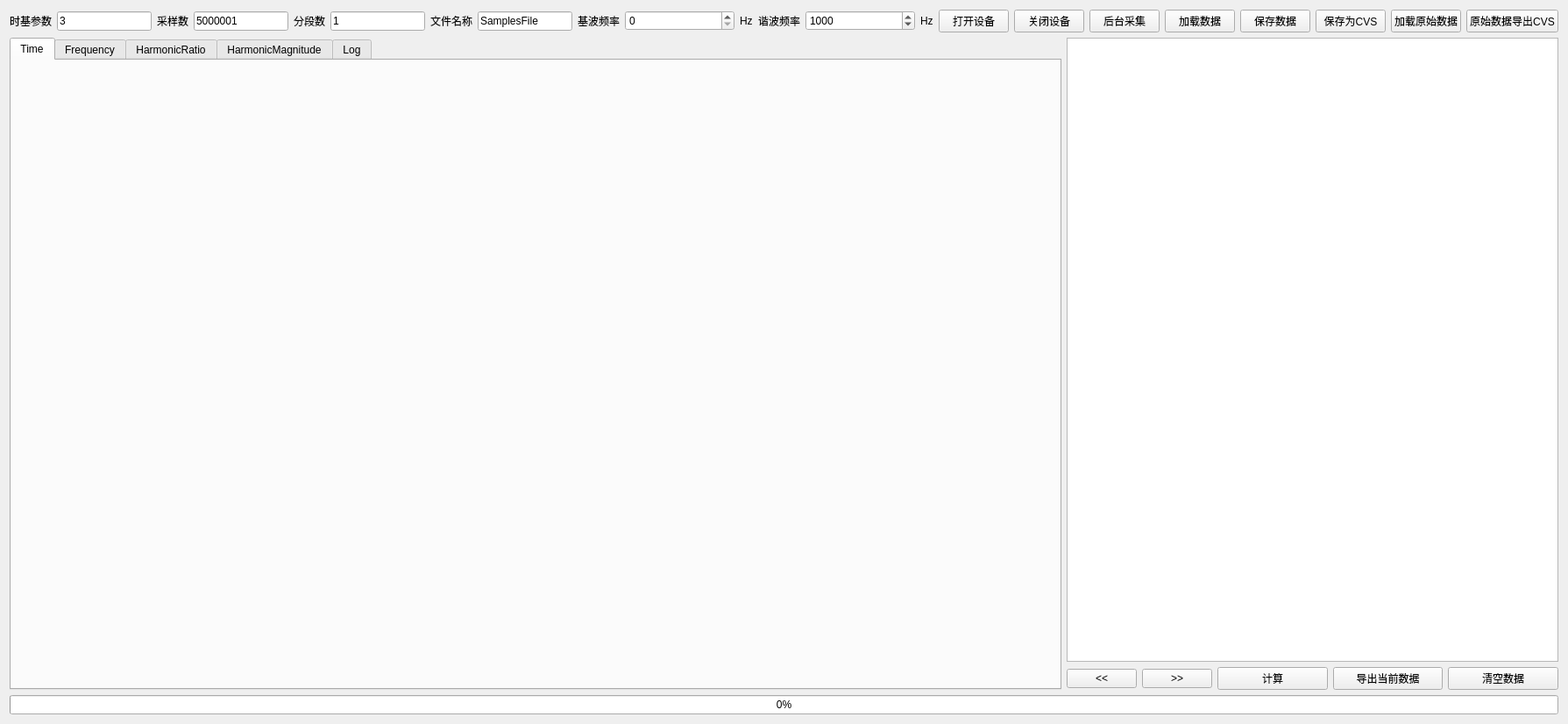
<?xml version="1.0" encoding="UTF-8"?>
<ui version="4.0">
 <class>harmonic</class>
 <widget class="QWidget" name="harmonic">
  <property name="geometry">
   <rect>
    <x>0</x>
    <y>0</y>
    <width>1789</width>
    <height>826</height>
   </rect>
  </property>
  <property name="windowTitle">
   <string>PDSoft_Thread</string>
  </property>
  <layout class="QVBoxLayout" name="verticalLayout_2">
   <item>
    <layout class="QHBoxLayout" name="horizontalLayout">
     <item>
      <widget class="QLabel" name="label">
       <property name="sizePolicy">
        <sizepolicy hsizetype="Fixed" vsizetype="Preferred">
         <horstretch>0</horstretch>
         <verstretch>0</verstretch>
        </sizepolicy>
       </property>
       <property name="text">
        <string>时基参数</string>
       </property>
      </widget>
     </item>
     <item>
      <widget class="QLineEdit" name="le_timebase">
       <property name="sizePolicy">
        <sizepolicy hsizetype="Fixed" vsizetype="Fixed">
         <horstretch>1</horstretch>
         <verstretch>0</verstretch>
        </sizepolicy>
       </property>
       <property name="text">
        <string>3</string>
       </property>
      </widget>
     </item>
     <item>
      <widget class="QLabel" name="label_2">
       <property name="sizePolicy">
        <sizepolicy hsizetype="Fixed" vsizetype="Preferred">
         <horstretch>0</horstretch>
         <verstretch>0</verstretch>
        </sizepolicy>
       </property>
       <property name="text">
        <string>采样数</string>
       </property>
      </widget>
     </item>
     <item>
      <widget class="QLineEdit" name="le_samplecount">
       <property name="sizePolicy">
        <sizepolicy hsizetype="Fixed" vsizetype="Fixed">
         <horstretch>4</horstretch>
         <verstretch>0</verstretch>
        </sizepolicy>
       </property>
       <property name="text">
        <string>5000001</string>
       </property>
      </widget>
     </item>
     <item>
      <widget class="QLabel" name="label_3">
       <property name="sizePolicy">
        <sizepolicy hsizetype="Fixed" vsizetype="Preferred">
         <horstretch>0</horstretch>
         <verstretch>0</verstretch>
        </sizepolicy>
       </property>
       <property name="text">
        <string>分段数</string>
       </property>
      </widget>
     </item>
     <item>
      <widget class="QLineEdit" name="le_segmentcount">
       <property name="sizePolicy">
        <sizepolicy hsizetype="Fixed" vsizetype="Fixed">
         <horstretch>1</horstretch>
         <verstretch>0</verstretch>
        </sizepolicy>
       </property>
       <property name="text">
        <string>1</string>
       </property>
      </widget>
     </item>
     <item>
      <widget class="QLabel" name="label_4">
       <property name="sizePolicy">
        <sizepolicy hsizetype="Fixed" vsizetype="Preferred">
         <horstretch>0</horstretch>
         <verstretch>0</verstretch>
        </sizepolicy>
       </property>
       <property name="text">
        <string>文件名称</string>
       </property>
      </widget>
     </item>
     <item>
      <widget class="QLineEdit" name="lineEdit">
       <property name="sizePolicy">
        <sizepolicy hsizetype="Fixed" vsizetype="Fixed">
         <horstretch>2</horstretch>
         <verstretch>0</verstretch>
        </sizepolicy>
       </property>
       <property name="text">
        <string>SamplesFile</string>
       </property>
      </widget>
     </item>
     <item>
      <widget class="QLabel" name="label_5">
       <property name="sizePolicy">
        <sizepolicy hsizetype="Fixed" vsizetype="Preferred">
         <horstretch>0</horstretch>
         <verstretch>0</verstretch>
        </sizepolicy>
       </property>
       <property name="text">
        <string>基波频率</string>
       </property>
      </widget>
     </item>
     <item>
      <widget class="QSpinBox" name="spinBox">
       <property name="sizePolicy">
        <sizepolicy hsizetype="Minimum" vsizetype="Fixed">
         <horstretch>1</horstretch>
         <verstretch>0</verstretch>
        </sizepolicy>
       </property>
       <property name="maximum">
        <number>1000000000</number>
       </property>
       <property name="value">
        <number>0</number>
       </property>
      </widget>
     </item>
     <item>
      <widget class="QLabel" name="label_6">
       <property name="sizePolicy">
        <sizepolicy hsizetype="Fixed" vsizetype="Preferred">
         <horstretch>0</horstretch>
         <verstretch>0</verstretch>
        </sizepolicy>
       </property>
       <property name="text">
        <string>Hz</string>
       </property>
      </widget>
     </item>
     <item>
      <widget class="QLabel" name="label_7">
       <property name="sizePolicy">
        <sizepolicy hsizetype="Fixed" vsizetype="Preferred">
         <horstretch>0</horstretch>
         <verstretch>0</verstretch>
        </sizepolicy>
       </property>
       <property name="text">
        <string>谐波频率</string>
       </property>
      </widget>
     </item>
     <item>
      <widget class="QSpinBox" name="spinBox_2">
       <property name="sizePolicy">
        <sizepolicy hsizetype="Minimum" vsizetype="Fixed">
         <horstretch>1</horstretch>
         <verstretch>0</verstretch>
        </sizepolicy>
       </property>
       <property name="maximum">
        <number>1000000000</number>
       </property>
       <property name="value">
        <number>1000</number>
       </property>
      </widget>
     </item>
     <item>
      <widget class="QLabel" name="label_8">
       <property name="sizePolicy">
        <sizepolicy hsizetype="Fixed" vsizetype="Preferred">
         <horstretch>0</horstretch>
         <verstretch>0</verstretch>
        </sizepolicy>
       </property>
       <property name="text">
        <string>Hz</string>
       </property>
      </widget>
     </item>
     <item>
      <widget class="QPushButton" name="pushButton_12">
       <property name="text">
        <string>打开设备</string>
       </property>
      </widget>
     </item>
     <item>
      <widget class="QPushButton" name="pushButton_13">
       <property name="text">
        <string>关闭设备</string>
       </property>
      </widget>
     </item>
     <item>
      <widget class="QPushButton" name="pushButton">
       <property name="sizePolicy">
        <sizepolicy hsizetype="Maximum" vsizetype="Fixed">
         <horstretch>4</horstretch>
         <verstretch>0</verstretch>
        </sizepolicy>
       </property>
       <property name="text">
        <string>后台采集</string>
       </property>
      </widget>
     </item>
     <item>
      <widget class="QPushButton" name="pushButton_7">
       <property name="text">
        <string>加载数据</string>
       </property>
      </widget>
     </item>
     <item>
      <widget class="QPushButton" name="pushButton_4">
       <property name="text">
        <string>保存数据</string>
       </property>
      </widget>
     </item>
     <item>
      <widget class="QPushButton" name="pushButton_11">
       <property name="text">
        <string>保存为CVS</string>
       </property>
      </widget>
     </item>
     <item>
      <widget class="QPushButton" name="pushButton_6">
       <property name="text">
        <string>加载原始数据</string>
       </property>
      </widget>
     </item>
     <item>
      <widget class="QPushButton" name="pushButton_10">
       <property name="text">
        <string>原始数据导出CVS</string>
       </property>
      </widget>
     </item>
    </layout>
   </item>
   <item>
    <layout class="QHBoxLayout" name="horizontalLayout_3">
     <item>
      <widget class="QTabWidget" name="tabWidget">
       <property name="sizePolicy">
        <sizepolicy hsizetype="Preferred" vsizetype="Preferred">
         <horstretch>0</horstretch>
         <verstretch>0</verstretch>
        </sizepolicy>
       </property>
       <property name="minimumSize">
        <size>
         <width>1200</width>
         <height>0</height>
        </size>
       </property>
       <property name="currentIndex">
        <number>0</number>
       </property>
       <widget class="QWidget" name="tab">
        <attribute name="title">
         <string>Time</string>
        </attribute>
        <layout class="QGridLayout" name="gridLayout_3">
         <item row="0" column="0">
          <widget class="PDChart" name="timeChart" native="true"/>
         </item>
        </layout>
       </widget>
       <widget class="QWidget" name="tab_2">
        <attribute name="title">
         <string>Frequency</string>
        </attribute>
        <layout class="QGridLayout" name="gridLayout_2">
         <item row="0" column="0">
          <widget class="PDChart" name="fChart" native="true"/>
         </item>
        </layout>
       </widget>
       <widget class="QWidget" name="tab_3">
        <attribute name="title">
         <string>HarmonicRatio</string>
        </attribute>
        <layout class="QGridLayout" name="gridLayout">
         <item row="0" column="0">
          <widget class="PDChart" name="widget_3" native="true"/>
         </item>
        </layout>
       </widget>
       <widget class="QWidget" name="tab_4">
        <attribute name="title">
         <string>HarmonicMagnitude</string>
        </attribute>
        <layout class="QGridLayout" name="gridLayout_4">
         <item row="0" column="0">
          <widget class="PDChart" name="widget_4" native="true"/>
         </item>
        </layout>
       </widget>
       <widget class="QWidget" name="log">
        <attribute name="title">
         <string>Log</string>
        </attribute>
        <layout class="QGridLayout" name="gridLayout_5">
         <item row="0" column="0">
          <widget class="QTextEdit" name="logTxt">
           <property name="lineWidth">
            <number>2</number>
           </property>
          </widget>
         </item>
        </layout>
       </widget>
      </widget>
     </item>
     <item>
      <layout class="QVBoxLayout" name="verticalLayout">
       <item>
        <widget class="QTableView" name="tableView">
         <property name="sizePolicy">
          <sizepolicy hsizetype="Expanding" vsizetype="Expanding">
           <horstretch>0</horstretch>
           <verstretch>0</verstretch>
          </sizepolicy>
         </property>
        </widget>
       </item>
       <item>
        <layout class="QHBoxLayout" name="horizontalLayout_2">
         <item>
          <widget class="QPushButton" name="pushButton_2">
           <property name="sizePolicy">
            <sizepolicy hsizetype="Fixed" vsizetype="Fixed">
             <horstretch>0</horstretch>
             <verstretch>0</verstretch>
            </sizepolicy>
           </property>
           <property name="text">
            <string>&lt;&lt;</string>
           </property>
          </widget>
         </item>
         <item>
          <widget class="QPushButton" name="pushButton_3">
           <property name="sizePolicy">
            <sizepolicy hsizetype="Fixed" vsizetype="Fixed">
             <horstretch>0</horstretch>
             <verstretch>0</verstretch>
            </sizepolicy>
           </property>
           <property name="text">
            <string>&gt;&gt;</string>
           </property>
          </widget>
         </item>
         <item>
          <widget class="QPushButton" name="pushButton_5">
           <property name="text">
            <string>计算</string>
           </property>
          </widget>
         </item>
         <item>
          <widget class="QPushButton" name="pushButton_8">
           <property name="text">
            <string>导出当前数据</string>
           </property>
          </widget>
         </item>
         <item>
          <widget class="QPushButton" name="pushButton_9">
           <property name="text">
            <string>清空数据</string>
           </property>
          </widget>
         </item>
        </layout>
       </item>
      </layout>
     </item>
    </layout>
   </item>
   <item>
    <widget class="QProgressBar" name="pBar">
     <property name="value">
      <number>0</number>
     </property>
    </widget>
   </item>
  </layout>
 </widget>
 <customwidgets>
  <customwidget>
   <class>PDChart</class>
   <extends>QWidget</extends>
   <header location="global">pdchart.h</header>
   <container>1</container>
  </customwidget>
 </customwidgets>
 <resources/>
 <connections/>
</ui>
